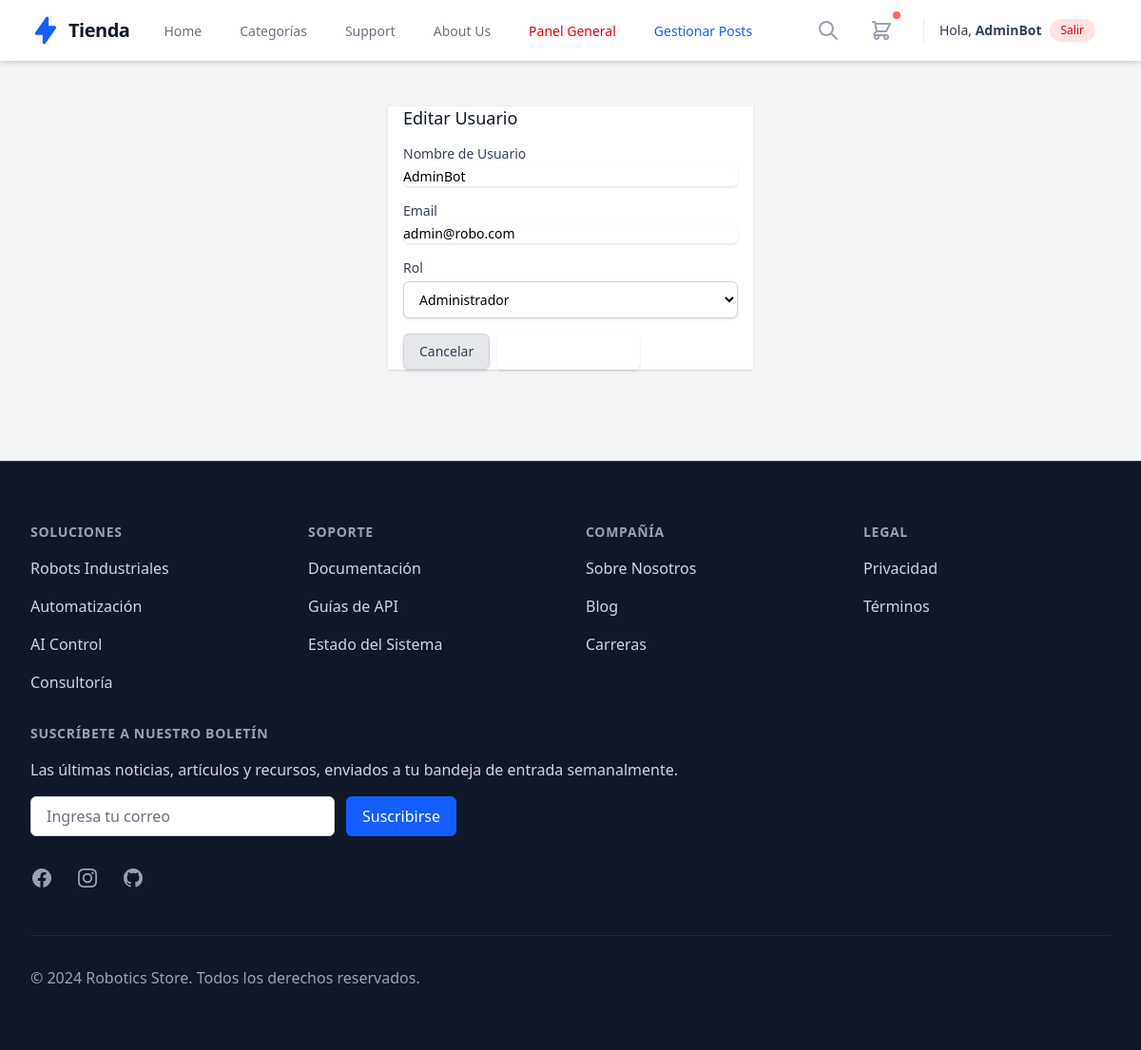
The app's page /public/admin/editUser/1 (signed in) with its own data.
### tables this page shows
CREATE TABLE users (
    id INT AUTO_INCREMENT PRIMARY KEY,
    username VARCHAR(50) NOT NULL,
    email VARCHAR(255) NOT NULL UNIQUE,  
    password VARCHAR(255) NOT NULL,
    role_id INT DEFAULT 2, 
    created_at TIMESTAMP DEFAULT CURRENT_TIMESTAMP,
    updated_at TIMESTAMP DEFAULT CURRENT_TIMESTAMP ON UPDATE CURRENT_TIMESTAMP,
    FOREIGN KEY (role_id) REFERENCES roles(id)
);

### app/Controllers/AdminController.php (called while the page is built, shortened)
<?php
require_once dirname(__DIR__) . '/Models/User.php';
class AdminController {
    public function editUser($id) {
        $userModel = new User();
        $user = $userModel->findById($id);
        $this->render('user_form', ['user' => $user]);
    }
    private function render($view, $data = []) {
        extract($data);
        $rootPath = dirname(__DIR__);
        require_once $rootPath . '/views/layout/header.php';
        require_once $rootPath . '/views/admin/' . $view . '.php';
        require_once $rootPath . '/views/layout/footer.php';
    }
}

### app/Router.php (called while the page is built, shortened)
<?php
class Router {
    protected $method = 'index';
    public function __construct() {
        $url = $this->getUrl();
        if (isset($url[0]) && $url[0] === 'public') {
            array_shift($url);
        }
        if (isset($url[0])) {
            $controllerName = ucfirst($url[0]) . 'Controller';
            if (file_exists(__DIR__ . '/Controllers/' . $controllerName . '.php')) {
                unset($url[0]);
            }
        }
        $this->controller = new $this->controller;
        if (isset($url[1])) {
            if (method_exists($this->controller, $url[1])) {
                $this->method = $url[1];
                unset($url[1]);
            }
        }
        $this->params = $url ? array_values($url) : [];
        call_user_func_array([$this->controller, $this->method], $this->params);
    }
    public function getUrl() {
        if (isset($_GET['url'])) {
            $url = rtrim($_GET['url'], '/');
            $url = filter_var($url, FILTER_SANITIZE_URL);
            return explode('/', $url);
        }
        return [];
    }
}

### index.php (called while the page is built, shortened)
<?php
require_once 'app/Config/Database.php';
$init = new Router();

### app/Config/Database.php (called while the page is built, shortened)
<?php
class Database {
    private static $instance = null;
    private function __construct() {
        try {
            $dsn = "mysql:host=" . DB_HOST . ";dbname=" . DB_NAME . ";charset=utf8";
            $this->conn = new PDO($dsn, DB_USER, DB_PASS);
        } catch (PDOException $e) {
            die("Error de conexión: " . $e->getMessage());
        }
    }
    public static function connect() {
        if (self::$instance === null) {
            self::$instance = new Database();
        }
        return self::$instance->conn;
    }
}
?>

### app/Models/User.php (called while the page is built, shortened)
<?php
require_once dirname(__DIR__) . '/Config/Database.php';
class User {
    private $db;
    public function __construct() {
        $this->db = Database::connect();
    }
    public function findById($id) {
        $sql = "SELECT id, username, email, role_id, created_at FROM users WHERE id = :id";
        $stmt = $this->db->prepare($sql);
        $stmt->execute([':id' => $id]);
        return $stmt->fetch(PDO::FETCH_ASSOC);
    }
}

### app/views/admin/user_form.php (the view, shortened to what this page needs)
<div class="max-w-md mx-auto py-6 sm:px-6 lg:px-8">
    <div class="bg-white shadow sm:rounded-lg">
        <div class="px-4 py-5 sm:p-6">
            <h3 class="text-lg leading-6 font-medium text-gray-900 mb-4">Editar Usuario</h3>
            <form action="" method="POST">
                <div class="mb-4">
                    <label for="username" class="block text-sm font-medium text-gray-700">Nombre de Usuario</label>
                    <input type="text" name="username" id="username" value="<?= htmlspecialchars($user['username']) ?>" class="mt-1 focus:ring-indigo-500 focus:border-indigo-500 block w-full shadow-sm sm:text-sm border-gray-300 rounded-md">
                </div>
                <div class="mb-4">
                    <label for="email" class="block text-sm font-medium text-gray-700">Email</label>
                    <input type="email" name="email" id="email" value="<?= htmlspecialchars($user['email']) ?>" class="mt-1 focus:ring-indigo-500 focus:border-indigo-500 block w-full shadow-sm sm:text-sm border-gray-300 rounded-md">
                </div>
                <div class="mb-4">
                    <label for="role_id" class="block text-sm font-medium text-gray-700">Rol</label>
                    <select name="role_id" id="role_id" class="mt-1 block w-full py-2 px-3 border border-gray-300 bg-white rounded-md shadow-sm focus:outline-none focus:ring-indigo-500 focus:border-indigo-500 sm:text-sm">
                        <option value="1" <?= $user['role_id'] == 1 ? 'selected' : '' ?>>Administrador</option>
                    </select>
                </div>
                <div class="flex justify-end">
                    <a href="<?= BASE_URL ?>/public/admin/users" class="bg-gray-200 py-2 px-4 border border-gray-300 rounded-md shadow-sm text-sm font-medium text-gray-700 hover:bg-gray-300 focus:outline-none focus:ring-2 focus:ring-offset-2 focus:ring-indigo-500 mr-2">Cancelar</a>
                    <button type="submit" class="inline-flex justify-center py-2 px-4 border border-transparent shadow-sm text-sm font-medium rounded-md text-white bg-indigo-600 hover:bg-indigo-700 focus:outline-none focus:ring-2 focus:ring-offset-2 focus:ring-indigo-500">
                    </button>
                </div>
            </form>
        </div>
    </div>
</div>

### records on screen
users: username "AdminBot", email "admin@robo.com", role_id "Administrador"

### other values on screen
$_SESSION['username'] "AdminBot"
